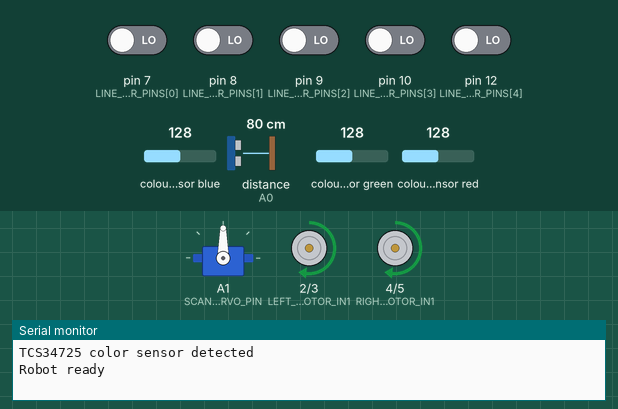
This sketch was run on a simulated Arduino Mega 2560, built with avr-gcc and run on an emulated ATmega2560. On the bench: servo, motor-driver pin pairs drawn as motors (green arrow = first pin HIGH = forward, orange = second pin HIGH = backward, longer = more drive, scaled by the enable pin), the last lines printed to the serial monitor. Wiring (inferred from the names in the program): ultrasonic range finder: trigger pin 13; echo A0. The inputs (shaded band) are chosen by the test bench; at power-on: pin 7 (LINE_SENSOR_PINS[0]), pin 8 (LINE_SENSOR_PINS[1]), pin 9 (LINE_SENSOR_PINS[2]), pin 10 (LINE_SENSOR_PINS[3]), pin 12 (LINE_SENSOR_PINS[4]) LOW, distance to the obstacle (sensor on A0) 80 cm, colour sensor blue 128, colour sensor green 128, colour sensor red 128. The echo pulse lasts 58.3 µs per cm.

Above: at 1.7 s.
1.8 s: distance to the obstacle (sensor on A0) set to 19 cm
3.3 s: distance to the obstacle (sensor on A0) set to 15 cm
At 3.72 s:
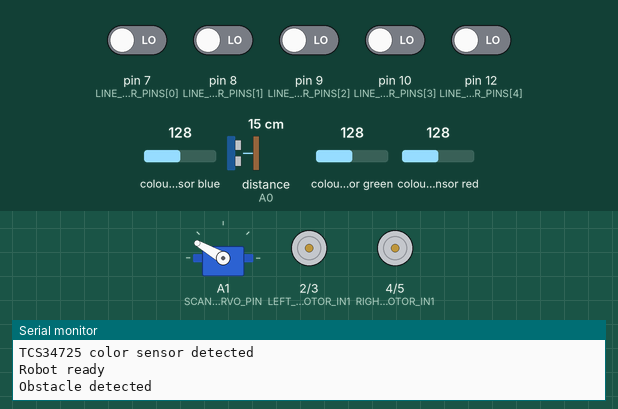
At 4.84 s:
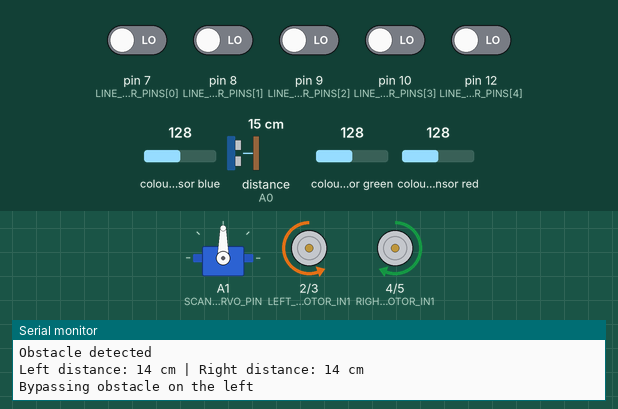
6.3 s: colour sensor blue set to 163
9.3 s: colour sensor blue set to 171
At 14.7 s:
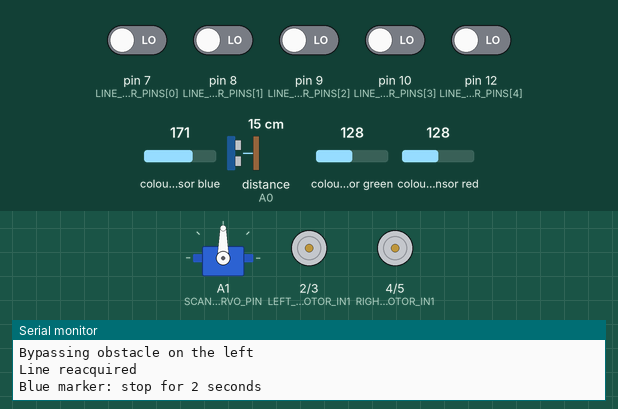
Timing chart, 0 to 16.2 s (numbered marks = the images above; inputs shaded):
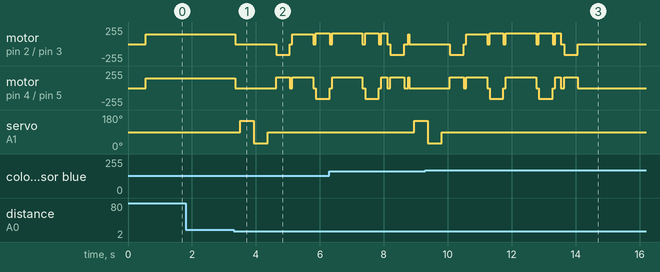

Measured:
- the behaviour switches between 17 and 16 cm on distance to the obstacle (sensor on A0) (found by bisection; images 0 and 1)
- the behaviour switches between 166 and 167 on colour sensor blue (found by bisection; images 2 and 3)
- after the input at 1.8 s, every drawn part: stays the same
- after the input at 3.3 s, servo on A1 (SCAN_SERVO_PIN): 90° → 150° after 0.21 s, → 30° 0.43 s later, → 90° 0.43 s later
- after the input at 9.3 s, servo on A1 (SCAN_SERVO_PIN): goes on until 9.8 s, then stays 90°

The sketch:

autonomous_line_follower_robot.ino
```cpp
#include <Wire.h>
#include <Servo.h>
#include "Adafruit_TCS34725.h"

/*
  Autonomous Line-Following and Obstacle-Avoidance Robot

  Consolidated final sketch reconstructed from the supplied project material:
  - Arduino Mega 2560
  - Five digital IR line sensors
  - L298N dual H-bridge and two DC motor channels
  - HC-SR04 ultrasonic sensor mounted on a servo
  - TCS34725 RGB color sensor

  Arduino Mega timer note:
  L298N ENA and ENB are assigned to PWM-capable pins 6 and 11. These pins remain
  available when the Servo library drives the scanning servo on the Mega 2560.

  Validation note:
  Confirm the pin mapping on the physical robot and calibrate the PD gains,
  color thresholds, servo angles, and timed detour values before operation.
*/

// ============================================================================
// Pin assignments
// ============================================================================

// L298N direction pins
const uint8_t LEFT_MOTOR_IN1  = 2;
const uint8_t LEFT_MOTOR_IN2  = 3;
const uint8_t RIGHT_MOTOR_IN1 = 4;
const uint8_t RIGHT_MOTOR_IN2 = 5;

// L298N speed-control pins (remove the ENA/ENB jumpers when using PWM)
const uint8_t LEFT_MOTOR_ENABLE  = 6;
const uint8_t RIGHT_MOTOR_ENABLE = 11;

// Five IR sensors ordered from the robot's left side to its right side
const uint8_t LINE_SENSOR_PINS[5] = {7, 8, 9, 10, 12};
const int8_t LINE_SENSOR_WEIGHTS[5] = {-4, -2, 0, 2, 4};

// Most digital IR modules output LOW when positioned over a black line.
// Change LOW to HIGH if the readings are reversed on the physical module.
const uint8_t LINE_DETECTED_STATE = LOW;

// HC-SR04 and scanning servo
const uint8_t ULTRASONIC_TRIG_PIN = 13;
const uint8_t ULTRASONIC_ECHO_PIN = A0;
const uint8_t SCAN_SERVO_PIN      = A1;

// TCS34725 uses the Arduino Mega 2560 I2C pins: SDA=20 and SCL=21.

// ============================================================================
// Adjustable motion values
// ============================================================================

const int BASE_LINE_SPEED = 145;
const int MAX_LINE_SPEED  = 220;
const int SEARCH_SPEED    = 120;
const int TURN_SPEED      = 160;
const int DETOUR_SPEED    = 150;

// Simple PD steering controller for the five line sensors
const float LINE_KP = 28.0;
const float LINE_KD = 18.0;

// Stop approximately 10-15 cm before an obstacle.
const int OBSTACLE_DISTANCE_CM = 15;

// These timings depend on the motors, battery voltage, wheels, and chassis.
const unsigned long QUARTER_TURN_TIME_MS = 430;
const unsigned long SIDE_STEP_TIME_MS    = 650;
const unsigned long PASS_OBSTACLE_TIME_MS = 950;
const unsigned long FIND_LINE_TIMEOUT_MS  = 2200;

// Servo angles may need to be swapped if the physical mounting is reversed.
const int SERVO_CENTER_ANGLE = 90;
const int SERVO_LEFT_ANGLE   = 150;
const int SERVO_RIGHT_ANGLE  = 30;

// ============================================================================
// Color-marker settings
// ============================================================================

enum MarkerColor {
  NO_MARKER,
  RED_MARKER,
  GREEN_MARKER,
  BLUE_MARKER
};

Adafruit_TCS34725 colorSensor = Adafruit_TCS34725(
  TCS34725_INTEGRATIONTIME_50MS,
  TCS34725_GAIN_1X
);

const unsigned long RED_STOP_TIME_MS   = 5000;
const unsigned long GREEN_STOP_TIME_MS = 5000;
const unsigned long BLUE_STOP_TIME_MS  = 2000;

const unsigned long COLOR_CHECK_INTERVAL_MS = 150;
const uint16_t MINIMUM_CLEAR_READING = 100;

Servo scanServo;

bool colorSensorAvailable = false;
bool currentMarkerHandled = false;
bool lineRecoveryRequired = false;

int lastLineError = 0;
unsigned long lastDistanceCheckMs = 0;
unsigned long lastColorCheckMs = 0;

// ============================================================================
// Motor control
// ============================================================================

void setOneMotor(
  uint8_t input1,
  uint8_t input2,
  uint8_t enablePin,
  int requestedSpeed
) {
  int motorSpeed = constrain(requestedSpeed, -255, 255);

  if (motorSpeed > 0) {
    digitalWrite(input1, HIGH);
    digitalWrite(input2, LOW);
  } else if (motorSpeed < 0) {
    digitalWrite(input1, LOW);
    digitalWrite(input2, HIGH);
  } else {
    digitalWrite(input1, LOW);
    digitalWrite(input2, LOW);
  }

  analogWrite(enablePin, abs(motorSpeed));
}

void setMotorSpeeds(int leftSpeed, int rightSpeed) {
  setOneMotor(
    LEFT_MOTOR_IN1,
    LEFT_MOTOR_IN2,
    LEFT_MOTOR_ENABLE,
    leftSpeed
  );

  setOneMotor(
    RIGHT_MOTOR_IN1,
    RIGHT_MOTOR_IN2,
    RIGHT_MOTOR_ENABLE,
    rightSpeed
  );
}

void stopMotors() {
  setMotorSpeeds(0, 0);
}

void driveFor(int leftSpeed, int rightSpeed, unsigned long durationMs) {
  setMotorSpeeds(leftSpeed, rightSpeed);
  delay(durationMs);
  stopMotors();
  delay(80);
}

void turnLeftFor(unsigned long durationMs) {
  driveFor(-TURN_SPEED, TURN_SPEED, durationMs);
}

void turnRightFor(unsigned long durationMs) {
  driveFor(TURN_SPEED, -TURN_SPEED, durationMs);
}

// ============================================================================
// Line following
// ============================================================================

bool lineIsDetected(int &calculatedError) {
  int weightedTotal = 0;
  int detectedSensorCount = 0;

  for (uint8_t index = 0; index < 5; index++) {
    bool sensorOnLine =
      digitalRead(LINE_SENSOR_PINS[index]) == LINE_DETECTED_STATE;

    if (sensorOnLine) {
      weightedTotal += LINE_SENSOR_WEIGHTS[index];
      detectedSensorCount++;
    }
  }

  if (detectedSensorCount == 0) {
    return false;
  }

  calculatedError = weightedTotal / detectedSensorCount;
  return true;
}

bool anyLineSensorIsActive() {
  for (uint8_t index = 0; index < 5; index++) {
    if (digitalRead(LINE_SENSOR_PINS[index]) == LINE_DETECTED_STATE) {
      return true;
    }
  }

  return false;
}

void recoverLostLine() {
  if (lastLineError < 0) {
    // The line was last seen on the left.
    setMotorSpeeds(-SEARCH_SPEED, SEARCH_SPEED);
  } else if (lastLineError > 0) {
    // The line was last seen on the right.
    setMotorSpeeds(SEARCH_SPEED, -SEARCH_SPEED);
  } else {
    // Move slowly across a short gap when no direction is known yet.
    setMotorSpeeds(SEARCH_SPEED, SEARCH_SPEED);
  }
}

void followLine() {
  int currentError = 0;

  if (!lineIsDetected(currentError)) {
    recoverLostLine();
    return;
  }

  int errorChange = currentError - lastLineError;
  int steeringCorrection = (int)(
    LINE_KP * currentError + LINE_KD * errorChange
  );

  // A positive error means that the line is toward the robot's right side.
  int leftSpeed  = BASE_LINE_SPEED + steeringCorrection;
  int rightSpeed = BASE_LINE_SPEED - steeringCorrection;

  leftSpeed = constrain(leftSpeed, -MAX_LINE_SPEED, MAX_LINE_SPEED);
  rightSpeed = constrain(rightSpeed, -MAX_LINE_SPEED, MAX_LINE_SPEED);

  setMotorSpeeds(leftSpeed, rightSpeed);
  lastLineError = currentError;
}

// ============================================================================
// Ultrasonic sensing and obstacle avoidance
// ============================================================================

long measureDistanceCm() {
  digitalWrite(ULTRASONIC_TRIG_PIN, LOW);
  delayMicroseconds(2);
  digitalWrite(ULTRASONIC_TRIG_PIN, HIGH);
  delayMicroseconds(10);
  digitalWrite(ULTRASONIC_TRIG_PIN, LOW);

  unsigned long pulseDuration = pulseIn(
    ULTRASONIC_ECHO_PIN,
    HIGH,
    25000UL
  );

  if (pulseDuration == 0) {
    return 400;
  }

  return (long)(pulseDuration * 0.0343 / 2.0);
}

long averageDistanceCm() {
  long totalDistance = 0;

  for (uint8_t sample = 0; sample < 3; sample++) {
    totalDistance += measureDistanceCm();
    delay(25);
  }

  return totalDistance / 3;
}

long lookAndMeasure(int servoAngle) {
  scanServo.write(servoAngle);
  delay(350);
  return averageDistanceCm();
}

bool obstacleIsAhead() {
  unsigned long currentTime = millis();

  if (currentTime - lastDistanceCheckMs < 80) {
    return false;
  }

  lastDistanceCheckMs = currentTime;
  long forwardDistance = measureDistanceCm();

  return forwardDistance <= OBSTACLE_DISTANCE_CM;
}

bool driveTowardLine(unsigned long timeoutMs) {
  unsigned long startTime = millis();

  while (millis() - startTime < timeoutMs) {
    setMotorSpeeds(DETOUR_SPEED, DETOUR_SPEED);

    // Ignore the starting edge briefly before looking for the return line.
    if (millis() - startTime > 180 && anyLineSensorIsActive()) {
      stopMotors();
      delay(100);
      return true;
    }

    delay(5);
  }

  stopMotors();
  return false;
}

bool performLeftDetour() {
  turnLeftFor(QUARTER_TURN_TIME_MS);
  driveFor(DETOUR_SPEED, DETOUR_SPEED, SIDE_STEP_TIME_MS);
  turnRightFor(QUARTER_TURN_TIME_MS);
  driveFor(DETOUR_SPEED, DETOUR_SPEED, PASS_OBSTACLE_TIME_MS);
  turnRightFor(QUARTER_TURN_TIME_MS);
  bool lineRecovered = driveTowardLine(FIND_LINE_TIMEOUT_MS);

  if (lineRecovered) {
    turnLeftFor(QUARTER_TURN_TIME_MS);
  }

  return lineRecovered;
}

bool performRightDetour() {
  turnRightFor(QUARTER_TURN_TIME_MS);
  driveFor(DETOUR_SPEED, DETOUR_SPEED, SIDE_STEP_TIME_MS);
  turnLeftFor(QUARTER_TURN_TIME_MS);
  driveFor(DETOUR_SPEED, DETOUR_SPEED, PASS_OBSTACLE_TIME_MS);
  turnLeftFor(QUARTER_TURN_TIME_MS);
  bool lineRecovered = driveTowardLine(FIND_LINE_TIMEOUT_MS);

  if (lineRecovered) {
    turnRightFor(QUARTER_TURN_TIME_MS);
  }

  return lineRecovered;
}

void avoidObstacle() {
  stopMotors();
  Serial.println("Obstacle detected");
  delay(150);

  long leftDistance = lookAndMeasure(SERVO_LEFT_ANGLE);
  long rightDistance = lookAndMeasure(SERVO_RIGHT_ANGLE);

  scanServo.write(SERVO_CENTER_ANGLE);
  delay(250);

  Serial.print("Left distance: ");
  Serial.print(leftDistance);
  Serial.print(" cm | Right distance: ");
  Serial.print(rightDistance);
  Serial.println(" cm");

  bool lineRecovered = false;

  if (leftDistance >= rightDistance) {
    Serial.println("Bypassing obstacle on the left");
    lineRecovered = performLeftDetour();
  } else {
    Serial.println("Bypassing obstacle on the right");
    lineRecovered = performRightDetour();
  }

  scanServo.write(SERVO_CENTER_ANGLE);
  lineRecoveryRequired = !lineRecovered;

  if (lineRecovered) {
    lastLineError = 0;
    Serial.println("Line reacquired");
  } else {
    stopMotors();
    Serial.println("Line not found; entering controlled recovery");
  }

  lastDistanceCheckMs = millis();
}

// ============================================================================
// TCS34725 colored-marker detection
// ============================================================================

bool stronglyDominates(uint16_t value, uint16_t other1, uint16_t other2) {
  // The selected channel must be at least 30% stronger than both alternatives.
  return (uint32_t)value * 10UL > (uint32_t)other1 * 13UL &&
         (uint32_t)value * 10UL > (uint32_t)other2 * 13UL;
}

MarkerColor readMarkerColor() {
  uint16_t red;
  uint16_t green;
  uint16_t blue;
  uint16_t clearChannel;

  colorSensor.getRawData(&red, &green, &blue, &clearChannel);

  if (clearChannel < MINIMUM_CLEAR_READING) {
    return NO_MARKER;
  }

  if (stronglyDominates(red, green, blue)) {
    return RED_MARKER;
  }

  if (stronglyDominates(green, red, blue)) {
    return GREEN_MARKER;
  }

  if (stronglyDominates(blue, red, green)) {
    return BLUE_MARKER;
  }

  return NO_MARKER;
}

void stopForMarker(MarkerColor markerColor) {
  stopMotors();

  switch (markerColor) {
    case RED_MARKER:
      Serial.println("Red marker: stop for 5 seconds");
      delay(RED_STOP_TIME_MS);
      // The recovered project mentioned unloading here, but no actuator or
      // mechanism was documented, so no invented unloading motion is added.
      break;

    case GREEN_MARKER:
      Serial.println("Green marker: stop for 5 seconds");
      delay(GREEN_STOP_TIME_MS);
      break;

    case BLUE_MARKER:
      Serial.println("Blue marker: stop for 2 seconds");
      delay(BLUE_STOP_TIME_MS);
      break;

    case NO_MARKER:
      break;
  }
}

bool handleColorMarkerIfNeeded() {
  if (!colorSensorAvailable) {
    return false;
  }

  unsigned long currentTime = millis();

  if (currentTime - lastColorCheckMs < COLOR_CHECK_INTERVAL_MS) {
    return false;
  }

  lastColorCheckMs = currentTime;
  MarkerColor markerColor = readMarkerColor();

  if (markerColor == NO_MARKER) {
    currentMarkerHandled = false;
    return false;
  }

  if (currentMarkerHandled) {
    return false;
  }

  currentMarkerHandled = true;
  stopForMarker(markerColor);
  return true;
}

// ============================================================================
// Arduino setup and main control loop
// ============================================================================

void setup() {
  pinMode(LEFT_MOTOR_IN1, OUTPUT);
  pinMode(LEFT_MOTOR_IN2, OUTPUT);
  pinMode(RIGHT_MOTOR_IN1, OUTPUT);
  pinMode(RIGHT_MOTOR_IN2, OUTPUT);
  pinMode(LEFT_MOTOR_ENABLE, OUTPUT);
  pinMode(RIGHT_MOTOR_ENABLE, OUTPUT);

  for (uint8_t index = 0; index < 5; index++) {
    pinMode(LINE_SENSOR_PINS[index], INPUT);
  }

  pinMode(ULTRASONIC_TRIG_PIN, OUTPUT);
  pinMode(ULTRASONIC_ECHO_PIN, INPUT);

  stopMotors();
  Serial.begin(9600);

  scanServo.attach(SCAN_SERVO_PIN);
  scanServo.write(SERVO_CENTER_ANGLE);
  delay(500);

  colorSensorAvailable = colorSensor.begin();

  if (colorSensorAvailable) {
    Serial.println("TCS34725 color sensor detected");
  } else {
    Serial.println("TCS34725 not detected; continuing without color markers");
  }

  Serial.println("Robot ready");
}

void loop() {
  // Collision avoidance has the highest priority.
  if (obstacleIsAhead()) {
    avoidObstacle();
    return;
  }

  // If a timed detour ended without finding the track, search cautiously
  // instead of applying the final turn and continuing blindly.
  if (lineRecoveryRequired) {
    if (anyLineSensorIsActive()) {
      stopMotors();
      lineRecoveryRequired = false;
      lastLineError = 0;
      Serial.println("Line recovered after detour timeout");
      delay(100);
    } else {
      recoverLostLine();
    }

    return;
  }

  // Colored checkpoints have priority over normal line following.
  if (handleColorMarkerIfNeeded()) {
    return;
  }

  followLine();
}
```
